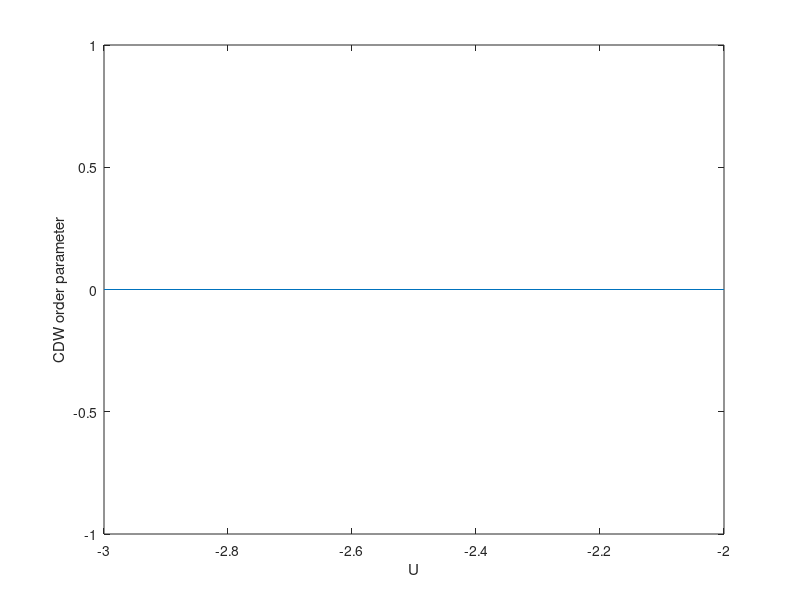

Reproduce this figure in MATLAB.
clear;
clc;
format long
tic;

L = 200;
% k = -pi/2 + 2*pi/L:2*pi/L:pi/2;
k = -1/2 + 2/L:2/L:1/2; % *pi
% k = 2/L:2/L:1;
U_all = -3:-2;
VV = 1;
E_k = -2*cospi(k');
nk = length(E_k);
step = 100;
nU = length(U_all);

m_final = zeros(nU,1);

for n = 1:nU

    U = U_all(n);

    phi0_2 = zeros(4,nk);
    phi0_2(1,:) = 1/sqrt(2);
    phi0_2(2,:) = 1/sqrt(2);

    m0 = zeros(step,1);
    m0(1) = phi0_2(1,:)*phi0_2(2,:)'/L;

    for i = 2:step
        b = -2*m0(i-1)*VV;
        for j = 1:nk
            a = E_k(j);
            % spin number = 2
            H2 = [2*a+U/2 b b 0;
                b -U/2 0 b;
                b 0 -U/2 b;
                0 b b -2*a+U/2];
            [V2,D2] = eig(H2);
            e2 = diag(D2);
            phi0_2(:,j) = V2(:,1);
        end
        m0(i) = ((phi0_2(1,:)+phi0_2(4,:))*(phi0_2(2,:)+phi0_2(3,:))')/L;
    end
    m_final(n) = m0(end);
end

figure;
plot(U_all,m_final)
xlabel('U')
ylabel('CDW order parameter')

toc;